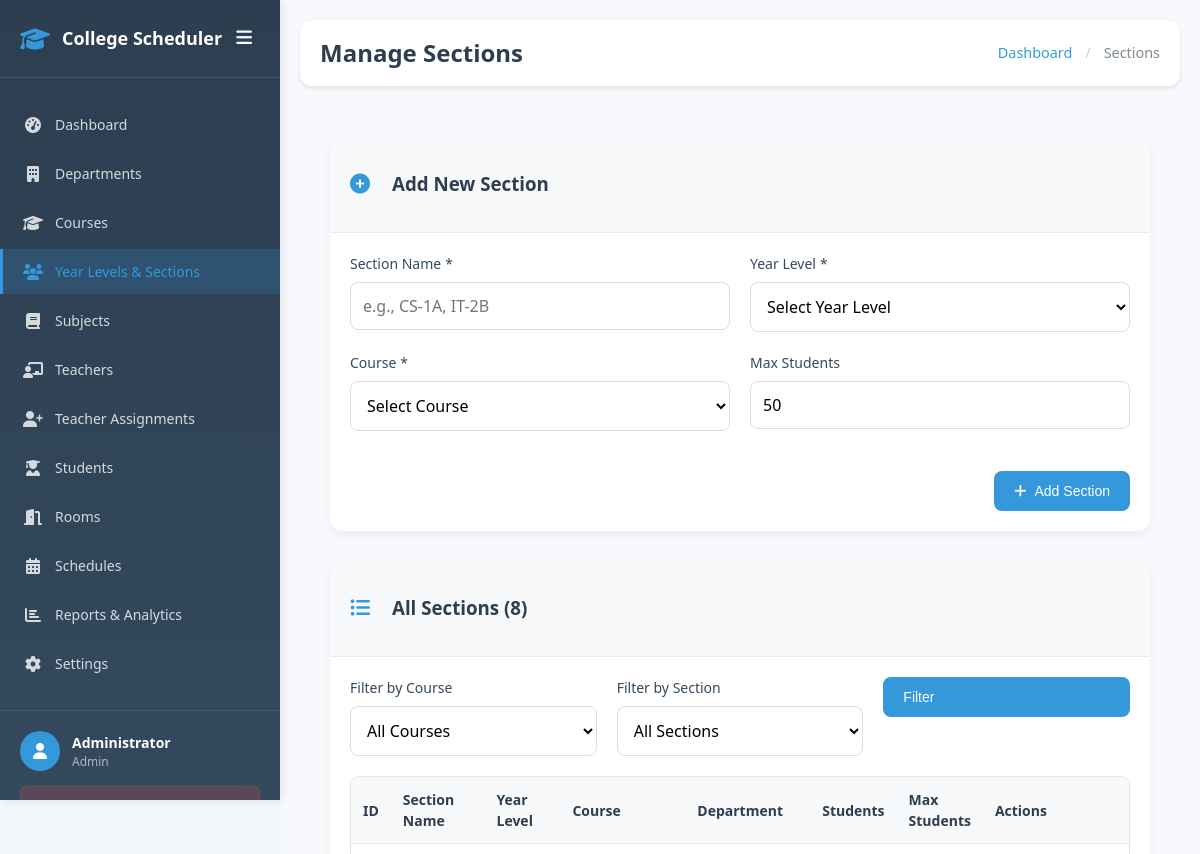
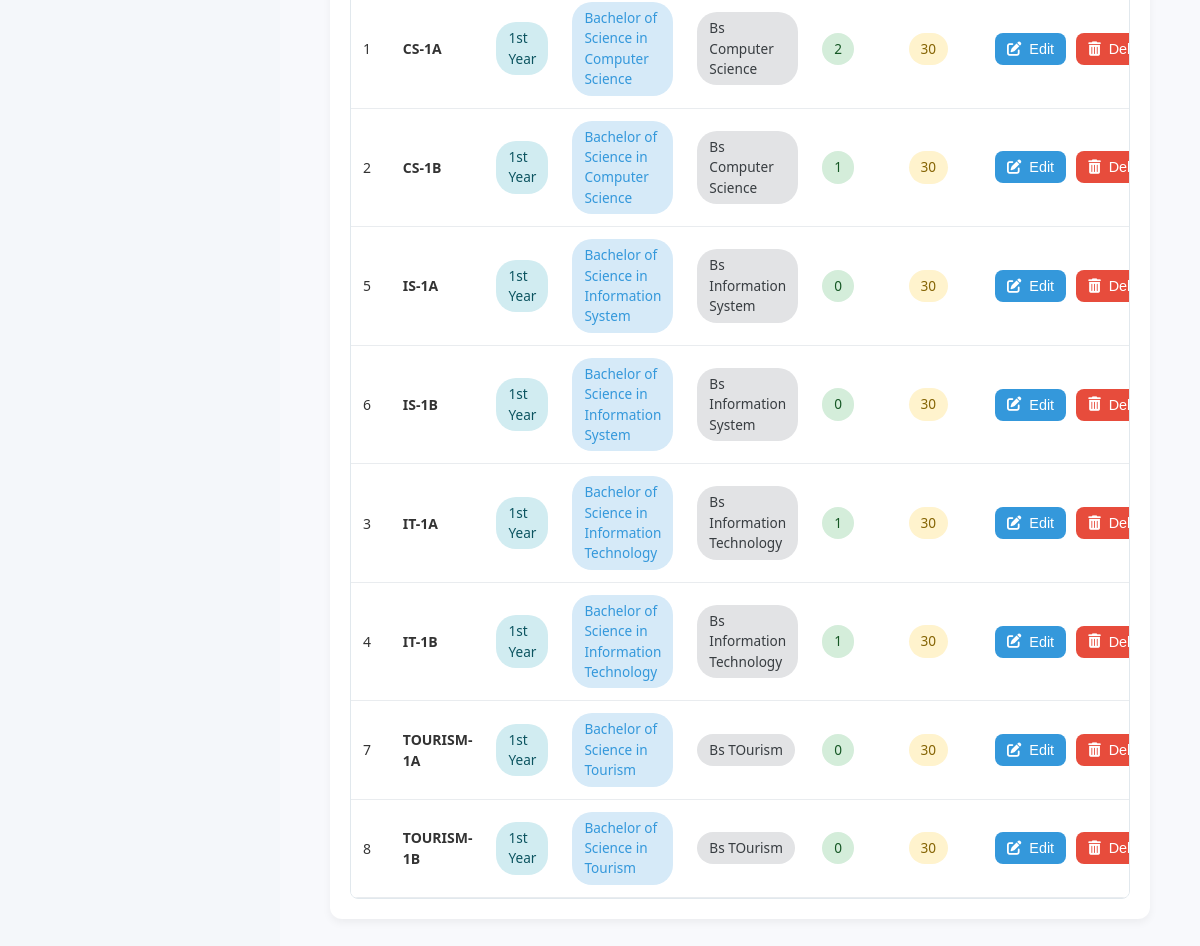
The page /admin_sections.php (signed in) on the database its author committed (2 pictures, top to bottom).
### tables this page shows
CREATE TABLE IF NOT EXISTS sections (
    id INT AUTO_INCREMENT PRIMARY KEY,
    name VARCHAR(50) NOT NULL,
    year_level_id INT,
    course_id INT,
    max_students INT DEFAULT 30,
    created_at TIMESTAMP DEFAULT CURRENT_TIMESTAMP,
    FOREIGN KEY (year_level_id) REFERENCES year_levels(id) ON DELETE CASCADE,
    FOREIGN KEY (course_id) REFERENCES courses(id) ON DELETE CASCADE
);

CREATE TABLE IF NOT EXISTS year_levels (
    id INT AUTO_INCREMENT PRIMARY KEY,
    name VARCHAR(50) NOT NULL,
    created_at TIMESTAMP DEFAULT CURRENT_TIMESTAMP
);

CREATE TABLE IF NOT EXISTS courses (
    id INT AUTO_INCREMENT PRIMARY KEY,
    name VARCHAR(100) NOT NULL,
    department_id INT,
    created_at TIMESTAMP DEFAULT CURRENT_TIMESTAMP,
    FOREIGN KEY (department_id) REFERENCES departments(id) ON DELETE CASCADE
);

CREATE TABLE IF NOT EXISTS departments (
    id INT AUTO_INCREMENT PRIMARY KEY,
    name VARCHAR(100) NOT NULL,
    created_at TIMESTAMP DEFAULT CURRENT_TIMESTAMP
);

### admin_sections.php (the view, shortened to what this page needs)
<?php
require 'config.php';
require_once 'includes/sidebar.php';
$where = "WHERE 1=1";
$params = [];
$types = "";
$query = "
    SELECT s.*, yl.name as year_level_name, c.name as course_name, d.name as department_name,
           COUNT(st.id) as student_count
    FROM sections s
    LEFT JOIN year_levels yl ON s.year_level_id = yl.id
    LEFT JOIN courses c ON s.course_id = c.id
    LEFT JOIN departments d ON c.department_id = d.id
    LEFT JOIN students st ON s.id = st.section_id
    $where
    GROUP BY s.id
    ORDER BY yl.name, c.name, s.name
";
if (!empty($params)) {
    $stmt = $mysqli->prepare($query);
    $stmt->bind_param($types, ...$params);
    $stmt->execute();
    $result = $stmt->get_result();
    $sections = $result->fetch_all(MYSQLI_ASSOC);
    $stmt->close();
} else {
    $sections = $mysqli->query($query)->fetch_all(MYSQLI_ASSOC);
}
?>
<!DOCTYPE html>
<html lang="en">
<head>
    <link href="https://cdnjs.cloudflare.com/ajax/libs/font-awesome/6.6.0/css/all.min.css" rel="stylesheet" />
    <link rel="stylesheet" href="styles.css">
    <link rel="stylesheet" href="includes/sidebar.css">
</head>
<body>
    <div class="main-content">
        <div class="top-navbar">
            <div class="navbar-left">
                <h1 class="page-title">Manage Sections</h1>
            </div>
            <div class="navbar-right">
                <div class="breadcrumb">
                    <a href="admin_dashboard.php">Dashboard</a>
                    <span class="breadcrumb-separator">/</span>
                    <span>Sections</span>
                </div>
            </div>
        </div>
        <div class="content-area">
            <div class="dashboard-card">
                <div class="card-header">
                    <i class="fas fa-plus-circle"></i>
                    <h3>Add New Section</h3>
                </div>
                <div class="card-content">
                    <form method="POST" class="form-grid">
                        <div class="form-group">
                            <label for="name">Section Name <span aria-hidden="true">*</span><span class="sr-only">(required)</span></label>
                            <input type="text" id="name" name="name" placeholder="e.g., CS-1A, IT-2B" required aria-required="true">
                        </div>
                        <div class="form-group">
                            <label for="year_level_id">Year Level <span aria-hidden="true">*</span><span class="sr-only">(required)</span></label>
                            <select id="year_level_id" name="year_level_id" required aria-required="true">
                                <option value="">Select Year Level</option>
                            </select>
                        </div>
                        <div class="form-group">
                            <label for="course_id">Course <span aria-hidden="true">*</span><span class="sr-only">(required)</span></label>
                            <select id="course_id" name="course_id" required aria-required="true">
                                <option value="">Select Course</option>
                            </select>
                        </div>
                        <div class="form-group">
                            <label for="max_students">Max Students</label>
                            <input type="number" id="max_students" name="max_students" value="50" min="1" max="100">
                        </div>
                        <div class="form-actions">
                            <button type="submit" name="add_section" class="btn btn-primary">
                                <i class="fas fa-plus"></i> Add Section
                            </button>
                        </div>
                    </form>
                </div>
            </div>
            <div class="dashboard-card">
                <div class="card-header">
                    <i class="fas fa-list-ul"></i>
                    <h3>All Sections (<?php echo count($sections); ?>)</h3>
                </div>
                <div class="card-content">
                    <div class="filter-section">
                        <form method="GET">
                            <div class="form-grid" style="grid-template-columns: repeat(auto-fit, minmax(200px, 1fr)); margin-bottom: 20px;">
                                <div class="form-group">
                                    <label for="course_id">Filter by Course</label>
                                    <select id="course_id" name="course_id">
                                        <option value="">All Courses</option>
                                    </select>
                                </div>
                                <div class="form-group">
                                    <label for="section_id">Filter by Section</label>
                                    <select id="section_id" name="section_id">
                                        <option value="">All Sections</option>
                                    </select>
                                </div>
                                <div class="form-group">
                                    <button type="submit" class="btn btn-primary">Filter</button>
                                </div>
                            </div>
                        </form>
                    </div>
                    <?php if (empty($sections)): ?>
                        <div class="empty-state">
                            <i class="fas fa-users"></i>
                            <h3>No Sections Found</h3>
                            <p>Add your first section above to get started.</p>
                        </div>
                    <?php else: ?>
                        <div class="table-responsive">
                            <table class="data-table">
                                <thead>
                                    <tr>
                                        <th>ID</th>
                                        <th>Section Name</th>
                                        <th>Year Level</th>
                                        <th>Course</th>
                                        <th>Department</th>
                                        <th>Students</th>
                                        <th>Max Students</th>
                                        <th>Actions</th>
                                    </tr>
                                </thead>
                                <tbody>
                                    <?php foreach ($sections as $section): ?>
                                        <tr>
                                            <td><?php echo $section['id']; ?></td>
                                            <td>
                                                <strong><?php echo htmlspecialchars($section['name']); ?></strong>
                                            </td>
                                            <td>
                                                <span class="badge badge-info">
                                                    <?php echo htmlspecialchars($section['year_level_name']); ?>
                                                </span>
                                            </td>
                                            <td>
                                                <span class="badge badge-primary">
                                                    <?php echo htmlspecialchars($section['course_name']); ?>
                                                </span>
                                            </td>
                                            <td>
                                                <span class="badge badge-secondary">
                                                    <?php echo htmlspecialchars($section['department_name']); ?>
                                                </span>
                                            </td>
                                            <td>
                                                <span class="badge badge-success">
                                                    <?php echo $section['student_count']; ?>
                                                </span>
                                            </td>
                                            <td>
                                                <span class="badge badge-warning">
                                                    <?php echo $section['max_students']; ?>
                                                </span>
                                            </td>
                                            <td>
                                                <div class="action-buttons">
                                                    <button class="btn btn-sm btn-primary" onclick="editSection(<?php echo htmlspecialchars(json_encode($section)); ?>)">
                                                        <i class="fas fa-edit"></i> Edit
                                                    </button>
                                                    <button class="btn btn-sm btn-danger" onclick="deleteSection(<?php echo $section['id']; ?>, '<?php echo htmlspecialchars($section['name']); ?>')">
                                                        <i class="fas fa-trash-alt"></i> Delete
                                                    </button>
                                                </div>
                                            </td>
                                        </tr>
                                    <?php endforeach; ?>
                                </tbody>
                            </table>
                        </div>
                    <?php endif; ?>
                </div>
            </div>
        </div>
    </div>
</body>
</html>

### styles.css (style rules this page uses)
:root { --primary-color: #3498db; --success-color: #27ae60; --danger-color: #e74c3c; --warning-color: #f39c12; --info-color: #3498db; --secondary-color: #95a5a6; --background-color: #f8f9fa; --text-color: #2c3e50; --muted-text: #7f8c8d; --white: #ffffff; --shadow: 0 2px 10px rgba(0,0,0,0.08); --border-color: #e1e8ed; --hover-shadow: 0 4px 20px rgba(0,0,0,0.12); --transition: all 0.2s cubic-bezier(0.4, 0, 0.2, 1); --body-bg: #f8f9fc; --border-radius: 12px; --font-size-base: 14px; --hover-lift: translateY(-2px); }
* { box-sizing: border-box; }
body { font-family: 'Segoe UI', Tahoma, Geneva, Verdana, sans-serif; background-color: var(--body-bg); color: var(--text-color); margin: 0; padding: 0; display: flex; min-height: 100vh; line-height: 1.5; }
.main-content { flex-grow: 1; padding: 20px; overflow-y: auto; background-color: var(--body-bg); margin-left: 280px; min-height: 100vh; transition: margin-left 0.3s ease; }
.top-navbar { display: flex; justify-content: space-between; align-items: center; background: var(--white); padding: 16px 24px; box-shadow: var(--shadow); margin-bottom: 24px; border-radius: var(--border-radius); }
.navbar-left { display: flex; align-items: center; gap: 16px; }
.page-title { margin: 0; font-size: 1.75rem; font-weight: 600; color: var(--text-color); }
.navbar-right { display: flex; align-items: center; }
.breadcrumb { display: flex; align-items: center; font-size: var(--font-size-base); color: var(--muted-text); gap: 8px; }
.breadcrumb a { color: var(--primary-color); text-decoration: none; transition: var(--transition); }
.breadcrumb-separator { color: var(--border-color); }
.content-area { max-width: 1200px; margin: 0 auto; }
.dashboard-card { background: var(--white); border-radius: var(--border-radius); box-shadow: var(--shadow); overflow: hidden; transition: var(--transition); }
.card-header { display: flex; align-items: center; gap: 12px; padding: 20px 24px; background: var(--background-color); border-bottom: 1px solid var(--border-color); }
.card-header i { color: var(--primary-color); font-size: 20px; flex-shrink: 0; }
.card-content { padding: 24px; }
.form-grid { display: grid; grid-template-columns: repeat(auto-fit, minmax(250px, 1fr)); gap: 20px; }
.form-group { display: flex; flex-direction: column; }
label { font-weight: 500; margin-bottom: 6px; color: var(--text-color); font-size: var(--font-size-base); display: flex; align-items: center; gap: 4px; }
input, select, textarea { padding: 12px 16px; border: 1px solid var(--border-color); border-radius: 8px; font-size: var(--font-size-base); font-family: inherit; transition: var(--transition); background: var(--white); }
.form-actions { grid-column: 1 / -1; display: flex; justify-content: flex-start; margin-top: 20px; }
.btn { padding: 12px 20px; border: none; border-radius: 8px; cursor: pointer; font-size: var(--font-size-base); font-weight: 500; transition: var(--transition); display: inline-flex; align-items: center; gap: 8px; text-decoration: none; }
.btn-primary { background: var(--primary-color); color: var(--white); }
.btn-danger { background: var(--danger-color); color: var(--white); }
.btn-sm { padding: 8px 16px; font-size: 13px; }
.table-responsive { overflow-x: auto; border-radius: 8px; border: 1px solid var(--border-color); margin-top: 16px; }
.data-table { width: 100%; border-collapse: collapse; background: var(--white); }
.data-table th, .data-table td { padding: 16px; text-align: left; border-bottom: 1px solid var(--border-color); }
.data-table th { background: var(--background-color); font-weight: 600; font-size: var(--font-size-base); color: var(--text-color); }
.data-table tbody tr { transition: var(--transition); }
.data-table td { font-size: var(--font-size-base); }
.badge { display: inline-flex; align-items: center; padding: 6px 12px; border-radius: 20px; font-size: 12px; font-weight: 500; }
.badge-primary { background: rgba(52, 152, 219, 0.2); color: var(--primary-color); }
.badge-info { background: rgba(52, 152, 219, 0.2); color: var(--info-color); }
.badge-secondary { background: rgba(149, 165, 166, 0.2); color: var(--secondary-color); }
.action-buttons { display: flex; gap: 8px; }

### rows shown on the page
sections: id "1", name "CS-1A", year_level.name "1st Year", course.name "Bachelor of Science in Computer Science", departments.name "Bs Computer Science", student_count "2", max_students "30"
sections: id "2", name "CS-1B", year_level.name "1st Year", course.name "Bachelor of Science in Computer Science", departments.name "Bs Computer Science", student_count "1", max_students "30"
sections: id "5", name "IS-1A", year_level.name "1st Year", course.name "Bachelor of Science in Information System", departments.name "Bs Information System", student_count "0", max_students "30"
sections: id "6", name "IS-1B", year_level.name "1st Year", course.name "Bachelor of Science in Information System", departments.name "Bs Information System", student_count "0", max_students "30"
sections: id "3", name "IT-1A", year_level.name "1st Year", course.name "Bachelor of Science in Information Technology", departments.name "Bs Information Technology", student_count "1", max_students "30"
sections: id "4", name "IT-1B", year_level.name "1st Year", course.name "Bachelor of Science in Information Technology", departments.name "Bs Information Technology", student_count "1", max_students "30"
sections: id "7", name "TOURISM-1A", year_level.name "1st Year", course.name "Bachelor of Science in Tourism", departments.name "Bs TOurism", student_count "0", max_students "30"
sections: id "8", name "TOURISM-1B", year_level.name "1st Year", course.name "Bachelor of Science in Tourism", departments.name "Bs TOurism", student_count "0", max_students "30"

### other values the page prints
$item['text'] "Dashboard"
$item['text'] "Departments"
$item['text'] "Courses"
$item['text'] "Year Levels & Sections"
$item['text'] "Subjects"
$item['text'] "Teachers"
$item['text'] "Teacher Assignments"
$item['text'] "Students"
$item['text'] "Rooms"
$item['text'] "Schedules"
$item['text'] "Reports & Analytics"
$item['text'] "Settings"
getUserName($userType) "Administrator"
$userType "Admin"
count($sections) "8"
